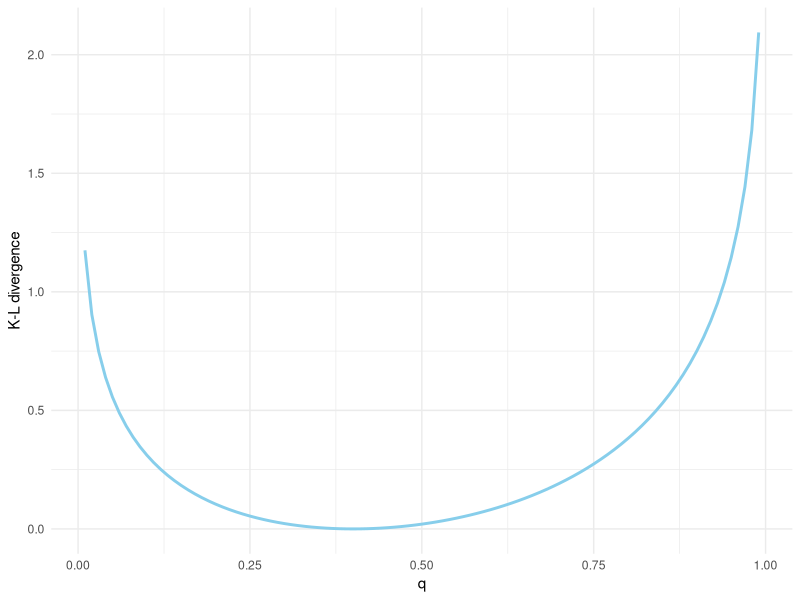

Source code (R):
## ---- chunk 1
knitr::opts_chunk$set(echo = TRUE, fig.align="center")
## ---- chunk 2
# libraries
library(ggplot2)

# truth - rain and sun probabilities for tomorrow
p <- c(0.4, 0.6)

# d_kl function
d_kl <- function(p, q) {
  sum(p * (log(p) - log(q)))
}

# q sequence
q_seq <- seq(from = 0.01, to = 0.99, by = 0.01)

# d_kl
d_kl_seq <- sapply(
    q_seq,
    function(q) {
        d_kl(p, c(q, 1 - q))
    }
)

# plot
df <- data.frame(q = q_seq, d_kl = d_kl_seq)

ggplot(data = df, aes(x = q, y = d_kl)) +
  geom_line(color = "skyblue", linewidth = 1) +
  theme_minimal() +
  ylab("K-L divergence")
